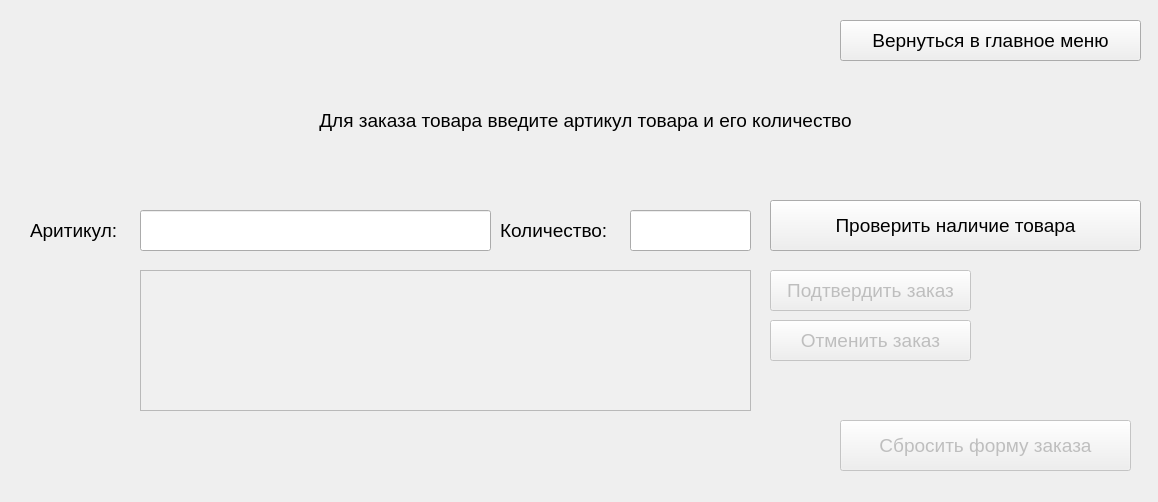
<?xml version="1.0" encoding="UTF-8"?>
<ui version="4.0">
 <class>prod_order</class>
 <widget class="QWidget" name="prod_order">
  <property name="geometry">
   <rect>
    <x>0</x>
    <y>0</y>
    <width>1158</width>
    <height>502</height>
   </rect>
  </property>
  <property name="windowTitle">
   <string>LogiFirm</string>
  </property>
  <widget class="QPushButton" name="return_to_main_window_from_products_information">
   <property name="geometry">
    <rect>
     <x>840</x>
     <y>20</y>
     <width>301</width>
     <height>41</height>
    </rect>
   </property>
   <property name="font">
    <font>
     <pointsize>14</pointsize>
    </font>
   </property>
   <property name="text">
    <string>Вернуться в главное меню</string>
   </property>
  </widget>
  <widget class="QLabel" name="label_info">
   <property name="geometry">
    <rect>
     <x>0</x>
     <y>90</y>
     <width>1171</width>
     <height>61</height>
    </rect>
   </property>
   <property name="font">
    <font>
     <pointsize>14</pointsize>
    </font>
   </property>
   <property name="layoutDirection">
    <enum>Qt::RightToLeft</enum>
   </property>
   <property name="frameShadow">
    <enum>QFrame::Plain</enum>
   </property>
   <property name="text">
    <string>Для заказа товара введите артикул товара и его количество</string>
   </property>
   <property name="alignment">
    <set>Qt::AlignCenter</set>
   </property>
  </widget>
  <widget class="QPushButton" name="order">
   <property name="geometry">
    <rect>
     <x>770</x>
     <y>200</y>
     <width>371</width>
     <height>51</height>
    </rect>
   </property>
   <property name="font">
    <font>
     <pointsize>14</pointsize>
    </font>
   </property>
   <property name="text">
    <string>Проверить наличие товара</string>
   </property>
  </widget>
  <widget class="QLineEdit" name="article_number">
   <property name="geometry">
    <rect>
     <x>140</x>
     <y>210</y>
     <width>351</width>
     <height>41</height>
    </rect>
   </property>
   <property name="font">
    <font>
     <pointsize>14</pointsize>
    </font>
   </property>
  </widget>
  <widget class="QLineEdit" name="quantity">
   <property name="geometry">
    <rect>
     <x>630</x>
     <y>210</y>
     <width>121</width>
     <height>41</height>
    </rect>
   </property>
   <property name="font">
    <font>
     <pointsize>14</pointsize>
    </font>
   </property>
  </widget>
  <widget class="QPushButton" name="order_reset">
   <property name="enabled">
    <bool>false</bool>
   </property>
   <property name="geometry">
    <rect>
     <x>840</x>
     <y>420</y>
     <width>291</width>
     <height>51</height>
    </rect>
   </property>
   <property name="font">
    <font>
     <pointsize>14</pointsize>
    </font>
   </property>
   <property name="text">
    <string>Сбросить форму заказа</string>
   </property>
  </widget>
  <widget class="QPushButton" name="confirm">
   <property name="enabled">
    <bool>false</bool>
   </property>
   <property name="geometry">
    <rect>
     <x>770</x>
     <y>270</y>
     <width>201</width>
     <height>41</height>
    </rect>
   </property>
   <property name="font">
    <font>
     <pointsize>14</pointsize>
    </font>
   </property>
   <property name="text">
    <string>Подтвердить заказ</string>
   </property>
  </widget>
  <widget class="QPushButton" name="reject">
   <property name="enabled">
    <bool>false</bool>
   </property>
   <property name="geometry">
    <rect>
     <x>770</x>
     <y>320</y>
     <width>201</width>
     <height>41</height>
    </rect>
   </property>
   <property name="font">
    <font>
     <pointsize>14</pointsize>
    </font>
   </property>
   <property name="text">
    <string>Отменить заказ</string>
   </property>
  </widget>
  <widget class="QTextEdit" name="info">
   <property name="enabled">
    <bool>false</bool>
   </property>
   <property name="geometry">
    <rect>
     <x>140</x>
     <y>270</y>
     <width>611</width>
     <height>141</height>
    </rect>
   </property>
   <property name="palette">
    <palette>
     <active>
      <colorrole role="WindowText">
       <brush brushstyle="SolidPattern">
        <color alpha="255">
         <red>0</red>
         <green>0</green>
         <blue>0</blue>
        </color>
       </brush>
      </colorrole>
      <colorrole role="Button">
       <brush brushstyle="SolidPattern">
        <color alpha="255">
         <red>240</red>
         <green>240</green>
         <blue>240</blue>
        </color>
       </brush>
      </colorrole>
      <colorrole role="Light">
       <brush brushstyle="SolidPattern">
        <color alpha="255">
         <red>255</red>
         <green>255</green>
         <blue>255</blue>
        </color>
       </brush>
      </colorrole>
      <colorrole role="Midlight">
       <brush brushstyle="SolidPattern">
        <color alpha="255">
         <red>227</red>
         <green>227</green>
         <blue>227</blue>
        </color>
       </brush>
      </colorrole>
      <colorrole role="Dark">
       <brush brushstyle="SolidPattern">
        <color alpha="255">
         <red>0</red>
         <green>170</green>
         <blue>0</blue>
        </color>
       </brush>
      </colorrole>
      <colorrole role="Mid">
       <brush brushstyle="SolidPattern">
        <color alpha="255">
         <red>160</red>
         <green>160</green>
         <blue>160</blue>
        </color>
       </brush>
      </colorrole>
      <colorrole role="Text">
       <brush brushstyle="SolidPattern">
        <color alpha="255">
         <red>0</red>
         <green>0</green>
         <blue>0</blue>
        </color>
       </brush>
      </colorrole>
      <colorrole role="BrightText">
       <brush brushstyle="SolidPattern">
        <color alpha="255">
         <red>255</red>
         <green>255</green>
         <blue>255</blue>
        </color>
       </brush>
      </colorrole>
      <colorrole role="ButtonText">
       <brush brushstyle="SolidPattern">
        <color alpha="255">
         <red>0</red>
         <green>0</green>
         <blue>0</blue>
        </color>
       </brush>
      </colorrole>
      <colorrole role="Base">
       <brush brushstyle="SolidPattern">
        <color alpha="255">
         <red>255</red>
         <green>255</green>
         <blue>255</blue>
        </color>
       </brush>
      </colorrole>
      <colorrole role="Window">
       <brush brushstyle="SolidPattern">
        <color alpha="255">
         <red>240</red>
         <green>240</green>
         <blue>240</blue>
        </color>
       </brush>
      </colorrole>
      <colorrole role="Shadow">
       <brush brushstyle="SolidPattern">
        <color alpha="255">
         <red>105</red>
         <green>105</green>
         <blue>105</blue>
        </color>
       </brush>
      </colorrole>
      <colorrole role="Highlight">
       <brush brushstyle="SolidPattern">
        <color alpha="255">
         <red>0</red>
         <green>120</green>
         <blue>215</blue>
        </color>
       </brush>
      </colorrole>
      <colorrole role="HighlightedText">
       <brush brushstyle="SolidPattern">
        <color alpha="255">
         <red>255</red>
         <green>255</green>
         <blue>255</blue>
        </color>
       </brush>
      </colorrole>
      <colorrole role="Link">
       <brush brushstyle="SolidPattern">
        <color alpha="255">
         <red>0</red>
         <green>0</green>
         <blue>255</blue>
        </color>
       </brush>
      </colorrole>
      <colorrole role="LinkVisited">
       <brush brushstyle="SolidPattern">
        <color alpha="255">
         <red>255</red>
         <green>0</green>
         <blue>255</blue>
        </color>
       </brush>
      </colorrole>
      <colorrole role="AlternateBase">
       <brush brushstyle="SolidPattern">
        <color alpha="255">
         <red>245</red>
         <green>245</green>
         <blue>245</blue>
        </color>
       </brush>
      </colorrole>
      <colorrole role="NoRole">
       <brush brushstyle="SolidPattern">
        <color alpha="255">
         <red>0</red>
         <green>0</green>
         <blue>0</blue>
        </color>
       </brush>
      </colorrole>
      <colorrole role="ToolTipBase">
       <brush brushstyle="SolidPattern">
        <color alpha="255">
         <red>255</red>
         <green>255</green>
         <blue>220</blue>
        </color>
       </brush>
      </colorrole>
      <colorrole role="ToolTipText">
       <brush brushstyle="SolidPattern">
        <color alpha="255">
         <red>0</red>
         <green>0</green>
         <blue>0</blue>
        </color>
       </brush>
      </colorrole>
      <colorrole role="PlaceholderText">
       <brush brushstyle="SolidPattern">
        <color alpha="128">
         <red>0</red>
         <green>0</green>
         <blue>0</blue>
        </color>
       </brush>
      </colorrole>
     </active>
     <inactive>
      <colorrole role="WindowText">
       <brush brushstyle="SolidPattern">
        <color alpha="255">
         <red>0</red>
         <green>0</green>
         <blue>0</blue>
        </color>
       </brush>
      </colorrole>
      <colorrole role="Button">
       <brush brushstyle="SolidPattern">
        <color alpha="255">
         <red>240</red>
         <green>240</green>
         <blue>240</blue>
        </color>
       </brush>
      </colorrole>
      <colorrole role="Light">
       <brush brushstyle="SolidPattern">
        <color alpha="255">
         <red>255</red>
         <green>255</green>
         <blue>255</blue>
        </color>
       </brush>
      </colorrole>
      <colorrole role="Midlight">
       <brush brushstyle="SolidPattern">
        <color alpha="255">
         <red>227</red>
         <green>227</green>
         <blue>227</blue>
        </color>
       </brush>
      </colorrole>
      <colorrole role="Dark">
       <brush brushstyle="SolidPattern">
        <color alpha="255">
         <red>160</red>
         <green>160</green>
         <blue>160</blue>
        </color>
       </brush>
      </colorrole>
      <colorrole role="Mid">
       <brush brushstyle="SolidPattern">
        <color alpha="255">
         <red>160</red>
         <green>160</green>
         <blue>160</blue>
        </color>
       </brush>
      </colorrole>
      <colorrole role="Text">
       <brush brushstyle="SolidPattern">
        <color alpha="255">
         <red>0</red>
         <green>0</green>
         <blue>0</blue>
        </color>
       </brush>
      </colorrole>
      <colorrole role="BrightText">
       <brush brushstyle="SolidPattern">
        <color alpha="255">
         <red>255</red>
         <green>255</green>
         <blue>255</blue>
        </color>
       </brush>
      </colorrole>
      <colorrole role="ButtonText">
       <brush brushstyle="SolidPattern">
        <color alpha="255">
         <red>0</red>
         <green>0</green>
         <blue>0</blue>
        </color>
       </brush>
      </colorrole>
      <colorrole role="Base">
       <brush brushstyle="SolidPattern">
        <color alpha="255">
         <red>255</red>
         <green>255</green>
         <blue>255</blue>
        </color>
       </brush>
      </colorrole>
      <colorrole role="Window">
       <brush brushstyle="SolidPattern">
        <color alpha="255">
         <red>240</red>
         <green>240</green>
         <blue>240</blue>
        </color>
       </brush>
      </colorrole>
      <colorrole role="Shadow">
       <brush brushstyle="SolidPattern">
        <color alpha="255">
         <red>105</red>
         <green>105</green>
         <blue>105</blue>
        </color>
       </brush>
      </colorrole>
      <colorrole role="Highlight">
       <brush brushstyle="SolidPattern">
        <color alpha="255">
         <red>240</red>
         <green>240</green>
         <blue>240</blue>
        </color>
       </brush>
      </colorrole>
      <colorrole role="HighlightedText">
       <brush brushstyle="SolidPattern">
        <color alpha="255">
         <red>0</red>
         <green>0</green>
         <blue>0</blue>
        </color>
       </brush>
      </colorrole>
      <colorrole role="Link">
       <brush brushstyle="SolidPattern">
        <color alpha="255">
         <red>0</red>
         <green>0</green>
         <blue>255</blue>
        </color>
       </brush>
      </colorrole>
      <colorrole role="LinkVisited">
       <brush brushstyle="SolidPattern">
        <color alpha="255">
         <red>255</red>
         <green>0</green>
         <blue>255</blue>
        </color>
       </brush>
      </colorrole>
      <colorrole role="AlternateBase">
       <brush brushstyle="SolidPattern">
        <color alpha="255">
         <red>245</red>
         <green>245</green>
         <blue>245</blue>
        </color>
       </brush>
      </colorrole>
      <colorrole role="NoRole">
       <brush brushstyle="NoBrush">
        <color alpha="255">
         <red>0</red>
         <green>0</green>
         <blue>0</blue>
        </color>
       </brush>
      </colorrole>
      <colorrole role="ToolTipBase">
       <brush brushstyle="SolidPattern">
        <color alpha="255">
         <red>255</red>
         <green>255</green>
         <blue>220</blue>
        </color>
       </brush>
      </colorrole>
      <colorrole role="ToolTipText">
       <brush brushstyle="SolidPattern">
        <color alpha="255">
         <red>0</red>
         <green>0</green>
         <blue>0</blue>
        </color>
       </brush>
      </colorrole>
      <colorrole role="PlaceholderText">
       <brush brushstyle="SolidPattern">
        <color alpha="128">
         <red>0</red>
         <green>0</green>
         <blue>0</blue>
        </color>
       </brush>
      </colorrole>
     </inactive>
     <disabled>
      <colorrole role="WindowText">
       <brush brushstyle="SolidPattern">
        <color alpha="255">
         <red>0</red>
         <green>170</green>
         <blue>0</blue>
        </color>
       </brush>
      </colorrole>
      <colorrole role="Button">
       <brush brushstyle="SolidPattern">
        <color alpha="255">
         <red>240</red>
         <green>240</green>
         <blue>240</blue>
        </color>
       </brush>
      </colorrole>
      <colorrole role="Light">
       <brush brushstyle="SolidPattern">
        <color alpha="255">
         <red>255</red>
         <green>255</green>
         <blue>255</blue>
        </color>
       </brush>
      </colorrole>
      <colorrole role="Midlight">
       <brush brushstyle="SolidPattern">
        <color alpha="255">
         <red>247</red>
         <green>247</green>
         <blue>247</blue>
        </color>
       </brush>
      </colorrole>
      <colorrole role="Dark">
       <brush brushstyle="SolidPattern">
        <color alpha="255">
         <red>0</red>
         <green>170</green>
         <blue>0</blue>
        </color>
       </brush>
      </colorrole>
      <colorrole role="Mid">
       <brush brushstyle="SolidPattern">
        <color alpha="255">
         <red>160</red>
         <green>160</green>
         <blue>160</blue>
        </color>
       </brush>
      </colorrole>
      <colorrole role="Text">
       <brush brushstyle="SolidPattern">
        <color alpha="255">
         <red>0</red>
         <green>170</green>
         <blue>0</blue>
        </color>
       </brush>
      </colorrole>
      <colorrole role="BrightText">
       <brush brushstyle="SolidPattern">
        <color alpha="255">
         <red>255</red>
         <green>255</green>
         <blue>255</blue>
        </color>
       </brush>
      </colorrole>
      <colorrole role="ButtonText">
       <brush brushstyle="SolidPattern">
        <color alpha="255">
         <red>0</red>
         <green>170</green>
         <blue>0</blue>
        </color>
       </brush>
      </colorrole>
      <colorrole role="Base">
       <brush brushstyle="SolidPattern">
        <color alpha="255">
         <red>240</red>
         <green>240</green>
         <blue>240</blue>
        </color>
       </brush>
      </colorrole>
      <colorrole role="Window">
       <brush brushstyle="SolidPattern">
        <color alpha="255">
         <red>240</red>
         <green>240</green>
         <blue>240</blue>
        </color>
       </brush>
      </colorrole>
      <colorrole role="Shadow">
       <brush brushstyle="SolidPattern">
        <color alpha="255">
         <red>0</red>
         <green>0</green>
         <blue>0</blue>
        </color>
       </brush>
      </colorrole>
      <colorrole role="Highlight">
       <brush brushstyle="SolidPattern">
        <color alpha="255">
         <red>0</red>
         <green>120</green>
         <blue>215</blue>
        </color>
       </brush>
      </colorrole>
      <colorrole role="HighlightedText">
       <brush brushstyle="SolidPattern">
        <color alpha="255">
         <red>255</red>
         <green>255</green>
         <blue>255</blue>
        </color>
       </brush>
      </colorrole>
      <colorrole role="Link">
       <brush brushstyle="SolidPattern">
        <color alpha="255">
         <red>0</red>
         <green>0</green>
         <blue>255</blue>
        </color>
       </brush>
      </colorrole>
      <colorrole role="LinkVisited">
       <brush brushstyle="SolidPattern">
        <color alpha="255">
         <red>255</red>
         <green>0</green>
         <blue>255</blue>
        </color>
       </brush>
      </colorrole>
      <colorrole role="AlternateBase">
       <brush brushstyle="SolidPattern">
        <color alpha="255">
         <red>245</red>
         <green>245</green>
         <blue>245</blue>
        </color>
       </brush>
      </colorrole>
      <colorrole role="NoRole">
       <brush brushstyle="NoBrush">
        <color alpha="255">
         <red>0</red>
         <green>0</green>
         <blue>0</blue>
        </color>
       </brush>
      </colorrole>
      <colorrole role="ToolTipBase">
       <brush brushstyle="SolidPattern">
        <color alpha="255">
         <red>255</red>
         <green>255</green>
         <blue>220</blue>
        </color>
       </brush>
      </colorrole>
      <colorrole role="ToolTipText">
       <brush brushstyle="SolidPattern">
        <color alpha="255">
         <red>0</red>
         <green>0</green>
         <blue>0</blue>
        </color>
       </brush>
      </colorrole>
      <colorrole role="PlaceholderText">
       <brush brushstyle="SolidPattern">
        <color alpha="128">
         <red>0</red>
         <green>0</green>
         <blue>0</blue>
        </color>
       </brush>
      </colorrole>
     </disabled>
    </palette>
   </property>
   <property name="font">
    <font>
     <pointsize>14</pointsize>
    </font>
   </property>
   <property name="html">
    <string>&lt;!DOCTYPE HTML PUBLIC &quot;-//W3C//DTD HTML 4.0//EN&quot; &quot;http://www.w3.org/TR/REC-html40/strict.dtd&quot;&gt;
&lt;html&gt;&lt;head&gt;&lt;meta name=&quot;qrichtext&quot; content=&quot;1&quot; /&gt;&lt;meta charset=&quot;utf-8&quot; /&gt;&lt;style type=&quot;text/css&quot;&gt;
p, li { white-space: pre-wrap; }
&lt;/style&gt;&lt;/head&gt;&lt;body style=&quot; font-family:'Segoe UI'; font-size:14pt; font-weight:400; font-style:normal;&quot;&gt;
&lt;p style=&quot;-qt-paragraph-type:empty; margin-top:0px; margin-bottom:0px; margin-left:0px; margin-right:0px; -qt-block-indent:0; text-indent:0px; font-family:'Times New Roman';&quot;&gt;&lt;br /&gt;&lt;/p&gt;&lt;/body&gt;&lt;/html&gt;</string>
   </property>
  </widget>
  <widget class="QLabel" name="label">
   <property name="geometry">
    <rect>
     <x>30</x>
     <y>210</y>
     <width>111</width>
     <height>41</height>
    </rect>
   </property>
   <property name="font">
    <font>
     <pointsize>14</pointsize>
    </font>
   </property>
   <property name="text">
    <string>Аритикул:</string>
   </property>
  </widget>
  <widget class="QLabel" name="label_2">
   <property name="geometry">
    <rect>
     <x>500</x>
     <y>210</y>
     <width>121</width>
     <height>41</height>
    </rect>
   </property>
   <property name="font">
    <font>
     <pointsize>14</pointsize>
    </font>
   </property>
   <property name="text">
    <string>Количество:</string>
   </property>
  </widget>
  <widget class="QLabel" name="status">
   <property name="geometry">
    <rect>
     <x>150</x>
     <y>440</y>
     <width>231</width>
     <height>31</height>
    </rect>
   </property>
   <property name="font">
    <font>
     <pointsize>14</pointsize>
    </font>
   </property>
   <property name="text">
    <string/>
   </property>
  </widget>
 </widget>
 <resources/>
 <connections/>
</ui>
